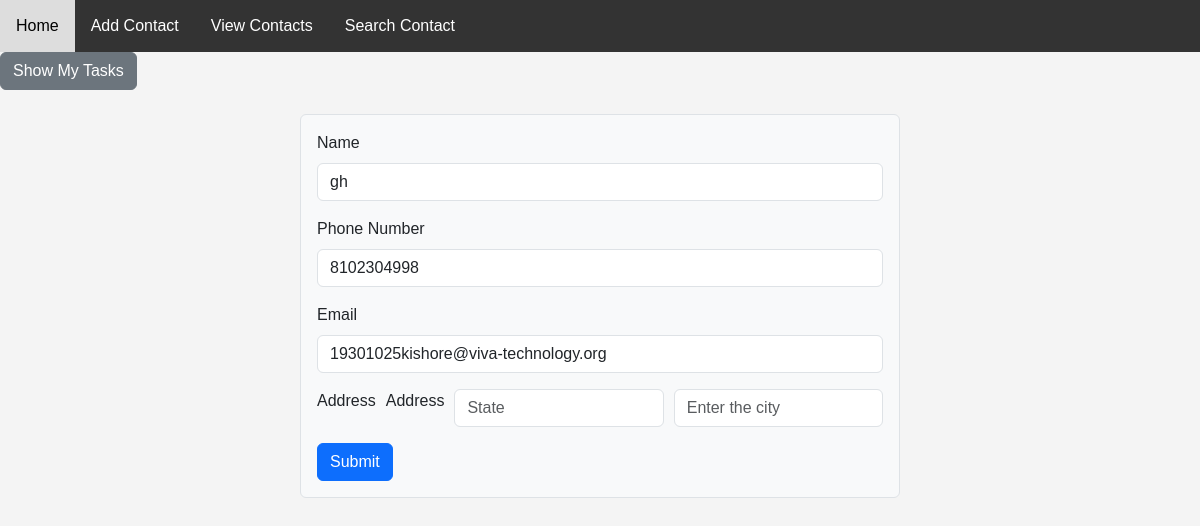
Page /update_contact/2/ on the committed database.
### contacts/models.py (models this page shows)
class ContactInformation(models.Model):
    name=models.CharField(max_length=50)
    phone_number = models.CharField(max_length=10, default='0000000000')
    email=models.EmailField()
    address=models.TextField()
    pincode=models.CharField(max_length=10,default="123")

### contacts/views.py (the view, shortened to what this page needs)
# urls.py: path("update_contact/<id>/",update_contact,name="update_contact"),
def update_contact(request,id):
    record_to_be_update=ContactInformation.objects.get(id=id)
    return render(request,"updatecontact.html",context={"backend_data":record_to_be_update})

### contacts/templates/updatecontact.html (shortened to what this page needs)
{% extends "base.html" %}
{% block base %}
<a href="/ShowMyTask/" class="btn btn-secondary">Show My Tasks</a>
<main class="mt-4">
    <form method="post" class="col-md-6 mx-auto border p-3 rounded bg-light">
        <div class="mb-3">
            <label for="NameOfPeople" class="form-label">Name</label>
            <input type="text" name="NameOfPeople" value="{{backend_data.name}}" class="form-control" id="timestamp">
        </div>
        <div class="mb-3">
            <label for="PhoneNumberOfPeople" class="form-label">Phone Number</label>
            <input type="tel" class="form-control" value="{{backend_data.phone_number}}" maxlength="10"
                id="TitleOfTheTask" name="PhoneNumberOfPeople">
        </div>
        <div class="mb-3">
            <label for="email" class="form-label">Email</label>
            <input type="email" name="email" value="{{backend_data.email}}" class="form-control" id="dueDate">
        </div>
        <div class="mb-3" id="mb-3">
            <label for="Address" class="form-label">Address</label>
            <label for="Address" class="form-label">Address</label>
            <input class="form-control" name="Address" type="text" placeholder="State">
            <input class="form-control" type="Address" name="city" placeholder="Enter the city">
        </div>
        <button type="submit" class="btn btn-primary">Submit</button>
    </form>
</main>
{% endblock %}

### contacts/templates/base.html (style rules this page uses)
body { font-family: Arial, sans-serif; margin: 0; padding: 0; background-color: #f4f4f4; }

### contacts/templates/updatecontact.html (style rules this page uses)
#mb-3 { display: flex; flex-wrap: nowrap; gap: 10px; }
#mb-3 input { flex: 1; }

### rows in the picture
ContactInformation: NameOfPeople "gh", PhoneNumberOfPeople "8102304998", email "19301025kishore@viva-technology.org"
